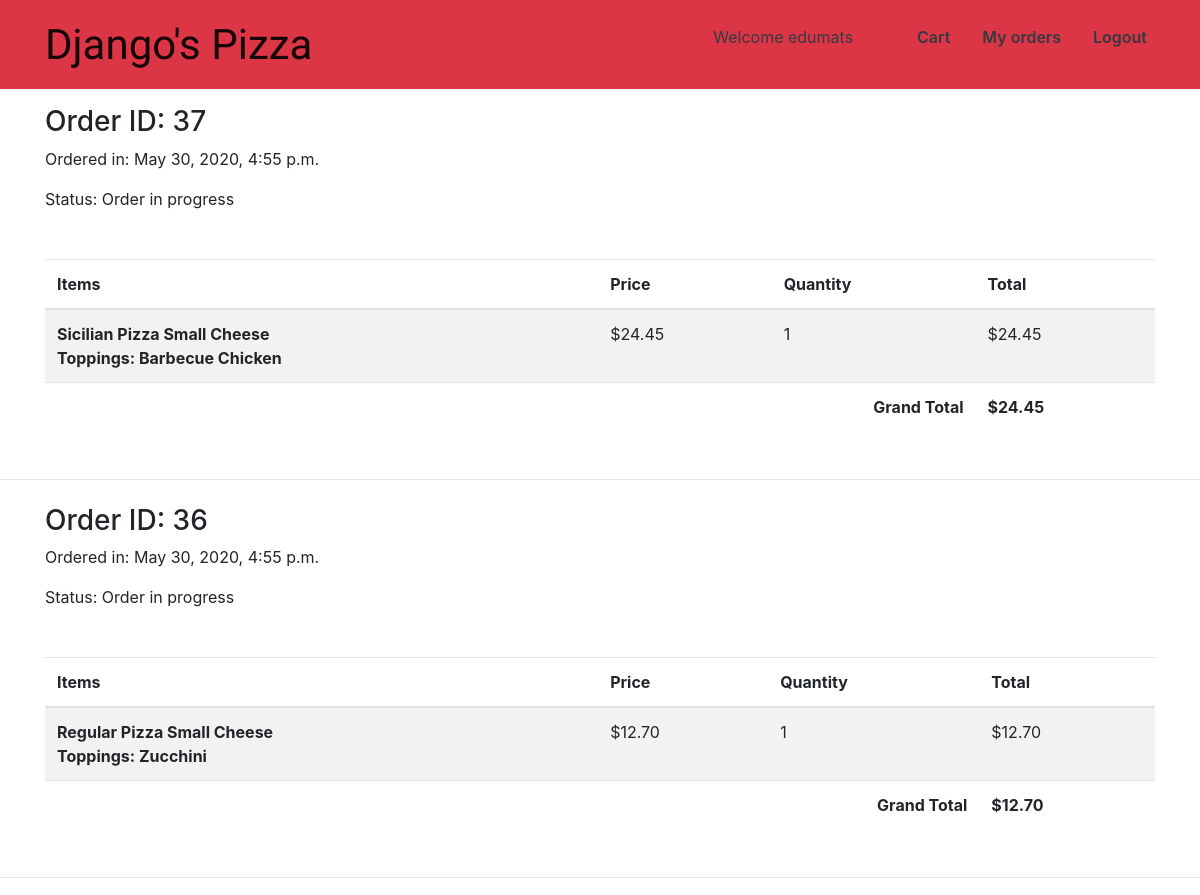
The page /my-orders/ (signed in, upper part) on the database as committed earlier.
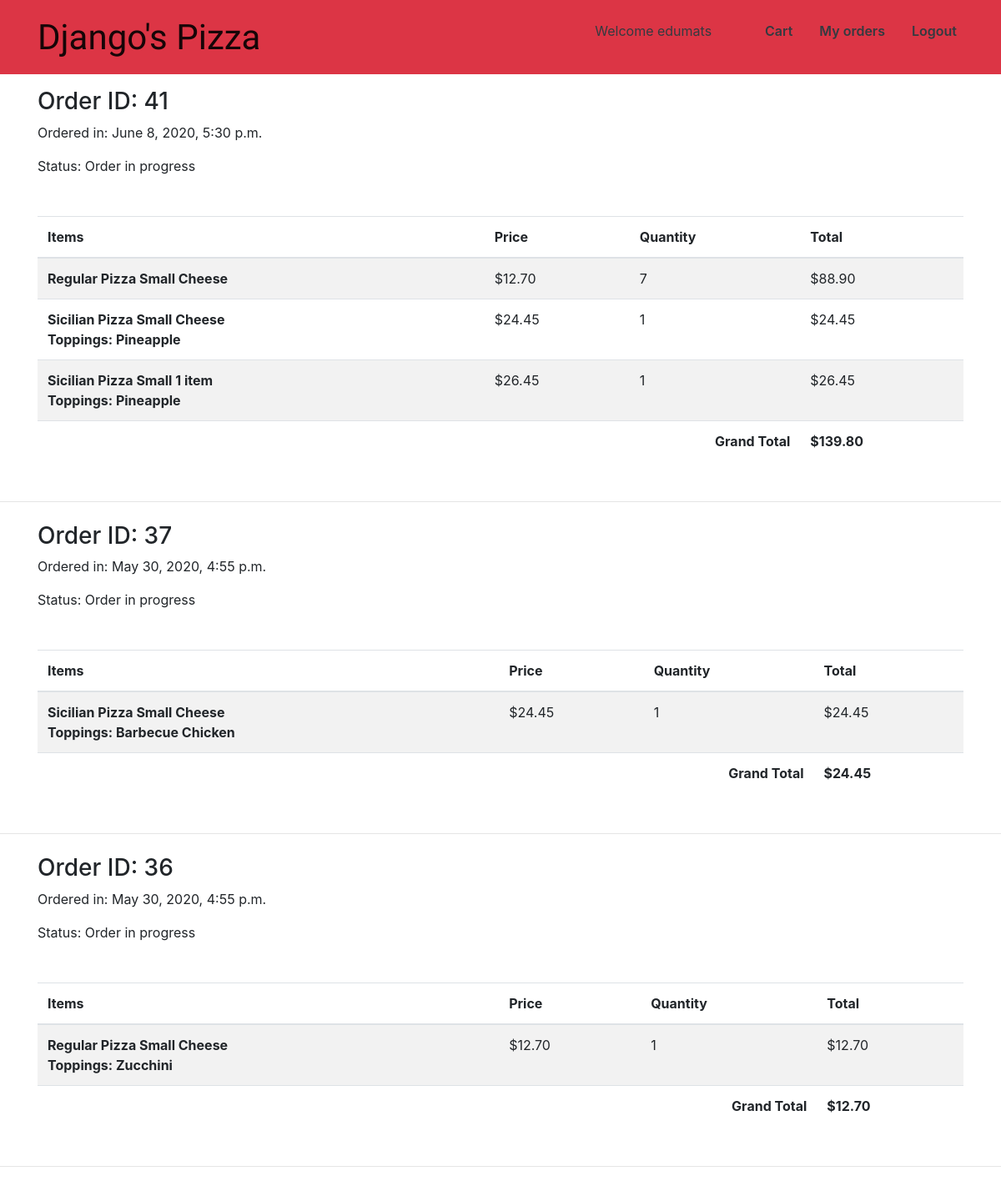
The same page on the database as committed later.
### carts/models.py (models this page shows, shortened)
class Cart(models.Model):
    user = models.ForeignKey(
        get_user_model(),
        on_delete=models.CASCADE,
    )
    items = models.ManyToManyField('CartItem', related_name='cart_items')
    created = models.DateTimeField(auto_now_add=True)
    ordered = models.BooleanField(default=False)
    completed = models.BooleanField(default=False)
    def get_total(self):
        total = 0
        for order_item in self.items.all():
            total += order_item.get_total_price()
        return total

class CartItem(models.Model):
    item = models.ForeignKey('orders.Product', on_delete=models.CASCADE, related_name='products')
    sub_toppings = models.ManyToManyField('orders.SubTopping', related_name='subs', blank=True)
    pizza_toppings = models.ManyToManyField('orders.PizzaTopping', related_name='pizzas', blank=True)
    created = models.DateTimeField(auto_now_add=True)
    quantity = models.PositiveIntegerField(default=1, validators=[MinValueValidator(1), MaxValueValidator(200)])
    def get_total_price(self):
        if self.sub_toppings.exists():
            return (self.item.price + sum([topping.price for topping in self.sub_toppings.all()])) * self.quantity
        return self.quantity * self.item.price
    def get_price(self):
        if self.sub_toppings.exists():
            return (self.item.price + sum([topping.price for topping in self.sub_toppings.all()]))
        else:
            return self.item.price
    def get_toppings(self):
        if self.sub_toppings.exists():
            return f"Toppings: {' - '.join([str(topping) for topping in self.sub_toppings.all()])}"
        elif self.pizza_toppings.exists():
            return f"Toppings: {' - '.join([str(topping) for topping in self.pizza_toppings.all()])}"
        else:
            return ""

### orders/models.py (models this page shows, shortened)
class Product(models.Model):
    name = models.CharField(max_length=100, blank=True)
    price = models.DecimalField(max_digits=6, decimal_places=2)
    slug = models.SlugField(max_length=120, unique=True)
    description = models.CharField(max_length=500, blank=True)
    created = models.DateTimeField(auto_now_add=True)
    objects = InheritanceManager()
    def __str__(self):
        return f"{self.name}"

class PizzaTopping(models.Model):
    name = models.CharField(max_length=70, help_text="Choose your toppings")
    def __str__(self):
        return f"{self.name}"

### orders/views.py (the view)
# urls.py: path("my-orders/", product_views.my_orders, name="my-orders"),
@login_required
def my_orders(request):
    user = request.user.get_username()
    context = {
        "orders": Cart.objects.filter(user__username=user, ordered=True).order_by('-id')
    }
    return render(request, "orders/my_orders.html", context)

### orders/models.py (called while the page is built)
    def __str__(self):
        return f"{self.name}"

### orders/templates/orders/my_orders.html (shortened to what this page needs)
{% extends "orders/layout.html" %}
{% block body %}
{% for item in orders %}
    <div class="container">
        <h3 class="mt-3">Order ID: {{ item.id }}</h3>
        <p>Ordered in: {{ item.created }}</p>
        {% if item.completed %}
            <p>Status: Order Completed</p>
        {% else %}
            <p>Status: Order in progress</p>
        {% endif %}
        <table class="table table-striped table-responsive-sm my-5">
            <thead>
                <tr>
                    <th scope="col">Items</th>
                    <th scope="col">Price</th>
                    <th scope="col">Quantity</th>
                    <th scope="col">Total</th>
                </tr>
            </thead>
            <tbody>
                {% for product in item.items.all %}
                    <tr>
                      <th scope="row">{{ product.item }} <br /> <span>{{ product.get_toppings }}</span></th>
                      <td>${{ product.get_price }}</td>
                      <td>{{ product.quantity }}</td>
                      <td>${{ product.get_total_price }}</td>
                    </tr>
                {% endfor %}
            </tbody>
            <tfoot>
                <tr>
                    <td colspan='3' class='text-right font-weight-bold'>Grand Total</td>
                    <td class='font-weight-bold'>${{ item.get_total }}</td>
                </tr>
            </tfoot>
        </table>
    </div>
    {% if not forloop.last %}
        <hr class="my-4">
    {% endif %}
{% endfor %}
{% endblock %}

Rows that differ between the two databases and show on the page:
added Cart: id "41", created "June 8, 2020, 5:30 p.m.", completed "Status: Order in progress", get_total "139.80"
added CartItem: item "Regular Pizza Small Cheese", get_price "12.70", quantity "7", get_total_price "88.90", shown under "41"
added CartItem: item "Sicilian Pizza Small Cheese", get_toppings "Toppings: Pineapple", get_price "24.45", quantity "1", get_total_price "24.45", shown under "41"
added CartItem: item "Sicilian Pizza Small 1 item", get_toppings "Toppings: Pineapple", get_price "26.45", quantity "1", get_total_price "26.45", shown under "41"
